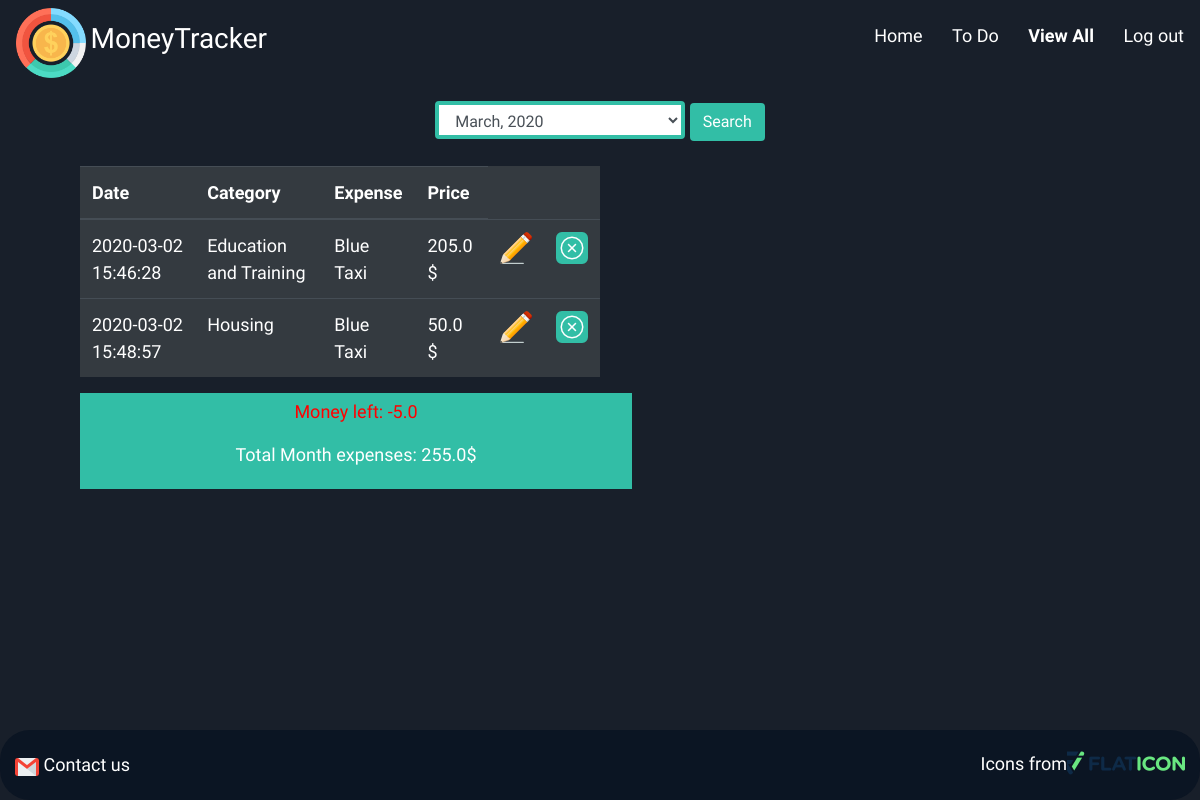
Page /view_all (signed in) on the committed database.
### models.py (models this page shows)
class UserExpense(db.Model):
    __tablename__ = 'expenses'
    __table_args__ = {'extend_existing': True}

### controller_functions.py (the view)
def viewAllExpences():
    logged_in_user = User.query.filter_by(id = session['user_id']).first_or_404("Not logged in")
    expenses = UserExpense.query.filter(UserExpense.user_id == logged_in_user.id).all()
    categories = Category.query.all()
    expenses_of_this_month = []
    total = 0
    today_date = datetime.now()
    for exp in expenses:
        month = exp.created_at.month
        if month == today_date.month:
            expenses_of_this_month.append(exp)
    for exp in expenses_of_this_month:
        total+= exp.amount
        for cat in categories:
            if exp.category_id == cat.id:
                exp.category_name = cat.name
    date = getMonthRange(str(today_date.month))
    sql2=text(f"select categories.name, sum(expenses.amount) as money_spent from expenses inner join categories on expenses.category_id = categories.id inner join users on expenses.user_id = users.id where users.id = {logged_in_user.id} and expenses.created_at BETWEEN '{date[0]}' and '{date[1]}' group by categories.name")
    categories_by_name_and_percentage = db.engine.execute(sql2).fetchall()
    money_left = float(logged_in_user.monthly_income) - float(total)
    cat_and_percentage = []
    for cat in categories_by_name_and_percentage:
        data = {
            'name': cat.name,
            'percentage': cat.money_spent /total
        }
        cat_and_percentage.append(data)
    return render_template('viewAll.html',money_left = money_left, expenses = expenses_of_this_month, total = total, selected = str(today_date.month), categories_percentage = cat_and_percentage)

### controller_functions.py (called while the page is built)
def getMonthRange(month):
    print(month)
    switcher = {
        '1': ['2020-01-01 00:00:00','2020-01-31 00:00:00'],
        "2": ['2020-02-01 00:00:00','2020-03-01 00:00:00'],
        "3": ['2020-03-01 00:00:00','2020-03-31 00:00:00'],
        "4": ['2020-04-01 00:00:00','2020-04-30 00:00:00'],
        "5": ['2020-05-01 00:00:00','2020-05-31 00:00:00'],
        "6": ['2020-06-01 00:00:00','2020-06-30 00:00:00'],
        "7": ['2020-07-01 00:00:00','2020-07-31 00:00:00'],
        "8": ['2020-08-01 00:00:00','2020-08-31 00:00:00'],
        "9": ['2020-09-01 00:00:00','2020-09-30 00:00:00'],
        "10": ['2020-10-01 00:00:00','2020-10-31 00:00:00'],
        "11": ['2020-11-01 00:00:00','2020-11-30 00:00:00'],
        "12": ['2020-12-01 00:00:00','2020-12-31 00:00:00']
    }
    func = switcher.get(month, "nothing")
    return func

### templates/viewAll.html (shortened to what this page needs)
<!DOCTYPE html>
<html lang="en">
<head>
	<link rel="stylesheet" href="https://cdnjs.cloudflare.com/ajax/libs/font-awesome/4.7.0/css/font-awesome.min.css">
	<link rel="stylesheet" href="https://stackpath.bootstrapcdn.com/bootstrap/4.4.1/css/bootstrap.min.css">
	<link rel="stylesheet" type="text/css" href="{{url_for('static',filename = 'css/style.css')}}">
</head>
<body>
	<div class="wrapper viewAll">
		{% include 'includes/header.html' %}
		<div class="content">
			<form action="/filter-expense" method="POST" class="searchMonth">
				<select name="active_months" class="form-control">
						<option {%if selected == '3':%}  selected {%endif%} value="3">March, 2020</option>
				</select>
				<input type="submit" name="submit" value="Search" class="btn">
			</form>
			<div class="main">
			<div class="table-content">
				<table class="table table-hover table-dark">
				  	<thead>
				    	<tr>
						    <th scope="col">Date</th>
						    <th scope="col">Category</th>
						    <th scope="col">Expense</th>
						    <th scope="col">Price</th>
				    	</tr>
				  	</thead>
				  	<tbody>
				  		{%for e in expenses%}
				  			<tr>
				  				<td>{{e.created_at}}</td>
				  				<td>{{e.category_name}}</td>
				  				<td>{{e.content}}</td>
				  				<td>{{e.amount}} $</td>
				  				<td>
							    	<a href="/edit/{{e.id}}"><img title="edit" src="{{url_for('static',filename = 'img/edit.png')}}"></a>
							    </td>
							    <td>
							    	<a href="/delete/{{e.id}}"><img title="delete" src="{{url_for('static',filename = 'img/close.png')}}"></a>
							    </td>
				  			</tr>
				  		{%endfor%}
				   </tbody>
				</table>
				<div id="last-table-row" style="position: absolute; ">
					<p {%if money_left < 0: %} class="negative" {%else %} class="positive"{%endif%}>Money left: {{money_left}}</p>
					<p colspan="5">Total Month expenses: {{total}}$</p>
				</div>
			</div>
		</div>
	</div>
		{% include 'includes/footer.html' %}
	</div>
</body>
</html>

### static/css/style.css (style rules this page uses)
body { background: hsl(218, 28%, 13%); }
.wrapper { height: 100vh; background: hsl(218, 28%, 13%); color: white; line-height: 1.5; font-family: 'Raleway', sans-serif; font-size: 18px; }
.table-content { text-align: center; }
.viewAll .content { padding: 15px 80px; }
.viewAll .searchMonth { text-align: center; }
.viewAll .form-control { display: inline-block; width: 250px; border: 4px solid #32bea6; }
.viewAll .btn { color: white; background-color: #32bea6; }
.viewAll .main { display: flex; }
.viewAll form { margin-bottom: 25px; }
.viewAll .table-content { margin-right: 50px; display: inline-block; text-align: left; width: 50%; height: 420px; box-sizing: border-box; overflow-y: auto; }
#last-table-row { background: #32bea6; padding: 5px 10px; width: 46%; text-align: center; }
.negative { color: red; }

### rows in the picture
UserExpense: created_at "2020-03-02 15:46:28", category_name "Education and Training", content "Blue Taxi", amount "205.0"
UserExpense: created_at "2020-03-02 15:48:57", category_name "Housing", content "Blue Taxi", amount "50.0"

### other values in the picture
{{ money_left }} "-5.0"
{{ total }} "255.0"
